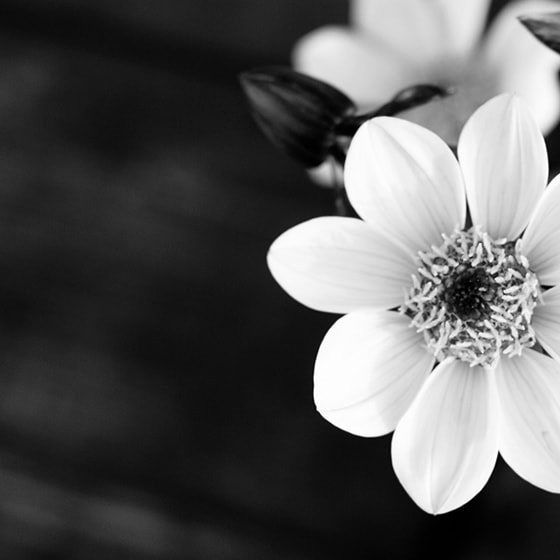
#> input picture original.jpg, 560 x 560 px
$ python imagecomp.py
#> lines starting #> are read from the running program, lines starting #| are printed output that depends on the picture; long printed decimals are rounded
### functions.py
import numpy as np


def decimal_to_binary(decimal_num):
    # Ensure the input is within the valid range
    if -256 <= decimal_num <= 255:
        # Handle negative values using two's complement
        if decimal_num < 0:
            binary_str = bin(2**9 + decimal_num)[2:]
        else:
            binary_str = bin(decimal_num)[2:]

        # Ensure the binary string is 11 bits long by adding leading zeros if needed
        binary_str = binary_str.zfill(9)

        return binary_str
    else:
        if decimal_num < 0:
            binary_str = bin(2**9 -256)[2:]
        else:
            binary_str = bin(255)[2:]

        binary_str = binary_str.zfill(9)

        return binary_str

        # raise ValueError("Input must be in the range -256 to 255 for an 9-bit binary number.",decimal_num )

def binary_to_decimal(binary_str):
    # Convert binary string to decimal
    decimal_num = int(binary_str, 2)

    # If the binary number is negative, convert it back using two's complement
    if binary_str[0] == '1':
        decimal_num -= 2**len(binary_str)

    return decimal_num


def run_length_coding(matrix):
    rle_list = []
    current_run = None
    run_length = 0

    for element in matrix:

            if current_run is None:
                current_run = element
                run_length = 1
            elif current_run == element:
                run_length += 1
            else:
                rle_list.append((decimal_to_binary(current_run), decimal_to_binary(run_length)))
                current_run = element
                run_length = 1

    # Add the last run
    rle_list.append((decimal_to_binary(current_run), decimal_to_binary(run_length)))
    # rle_list.append((current_run, run_length))
    return rle_list


def psnr(original, compressed):
    mse = np.mean((original - compressed) ** 2)
    if mse == 0:
        return float('inf')
    max_pixel = 255.0
    psnr_value = 20 * np.log10(max_pixel / np.sqrt(mse))
    return psnr_value


def count_characters_in_file(file_path):
    try:
        # Open the file in read mode
        with open(file_path, 'r') as file:
            # Read the content of the file
            file_content = file.read()

            # Count the characters in the content
            character_count = len(file_content)

            return character_count

    except FileNotFoundError:
        print(f"File '{file_path}' not found.")
    except Exception as e:
        print(f"An error occurred: {e}")


def zigzag(matrix: np.ndarray) -> np.ndarray:
    # initializing the variables
    h = 0
    v = 0
    v_min = 0
    h_min = 0
    v_max = matrix.shape[0]
    h_max = matrix.shape[1]
    i = 0
    output = np.zeros((v_max * h_max))

    while (v < v_max) and (h < h_max):
        if ((h + v) % 2) == 0:  # going up
            if v == v_min:
                output[i] = matrix[v, h]  # first line
                if h == h_max:
                    v = v + 1
                else:
                    h = h + 1
                i = i + 1
            elif (h == h_max - 1) and (v < v_max):  # last column
                output[i] = matrix[v, h]
                v = v + 1
                i = i + 1
            elif (v > v_min) and (h < h_max - 1):  # all other cases
                output[i] = matrix[v, h]
                v = v - 1
                h = h + 1
                i = i + 1
        else:  # going down
            if (v == v_max - 1) and (h <= h_max - 1):  # last line
                output[i] = matrix[v, h]
                h = h + 1
                i = i + 1
            elif h == h_min:  # first column
                output[i] = matrix[v, h]
                if v == v_max - 1:
                    h = h + 1
                else:
                    v = v + 1
                i = i + 1
            elif (v < v_max - 1) and (h > h_min):  # all other cases
                output[i] = matrix[v, h]
                v = v + 1
                h = h - 1
                i = i + 1
        if (v == v_max - 1) and (h == h_max - 1):  # bottom right element
            output[i] = matrix[v, h]
            break
    return output


def zigzag_decode(zigzag_array: np.ndarray, rows: int, cols: int) -> np.ndarray:
    matrix = np.zeros((rows, cols))

    # initializing the variables
    h = 0
    v = 0
    v_min = 0
    h_min = 0
    v_max = rows
    h_max = cols
    i = 0

    while (v < v_max) and (h < h_max):
        if ((h + v) % 2) == 0:  # going up
            if v == v_min:
                matrix[v, h] = zigzag_array[i]  # first line
                if h == h_max:
                    v = v + 1
                else:
                    h = h + 1
                i = i + 1
            elif (h == h_max - 1) and (v < v_max):  # last column
                matrix[v, h] = zigzag_array[i]
                v = v + 1
                i = i + 1
            elif (v > v_min) and (h < h_max - 1):  # all other cases
                matrix[v, h] = zigzag_array[i]
                v = v - 1
                h = h + 1
                i = i + 1
        else:  # going down
            if (v == v_max - 1) and (h <= h_max - 1):  # last line
                matrix[v, h] = zigzag_array[i]
                h = h + 1
                i = i + 1
            elif h == h_min:  # first column
                matrix[v, h] = zigzag_array[i]
                if v == v_max - 1:
                    h = h + 1
                else:
                    v = v + 1
                i = i + 1
            elif (v < v_max - 1) and (h > h_min):  # all other cases
                matrix[v, h] = zigzag_array[i]
                v = v + 1
                h = h - 1
                i = i + 1
        if (v == v_max - 1) and (h == h_max - 1):  # bottom right element
            matrix[v, h] = zigzag_array[i]
            break

    return matrix.astype(int)

### imagecomp.py
import cv2
import numpy as np
import math
from scipy.fftpack import dct
from scipy.fftpack import idct

from functions import *

image_path = "original.jpg"

# Read the image using OpenCV in grayscale
image = cv2.imread(image_path, cv2.IMREAD_GRAYSCALE)
#> image is the input picture: shape (560, 560); min 0, max 255, mean 90.2
im_size=560
marcoBlockSize=8

required_bit_rate=(300+34)*1000  #bits    e18034

# saveToText("original",image)

marcoBlock_dict={}
dct_dict={}
ac_values_dict={}
# quantized_result={}
run_length_dict={}
inverse_dct_dict={}
dequantized_result={}

################################################# answer to 3.1.1  #############################

high_quaity_quantized_matrix=[
    [7, 4, 4, 4, 5, 8, 10, 12],
    [4, 4, 4, 4, 5, 12, 12, 11],
    [4, 4, 4, 5, 8, 11, 14, 11],
    [4, 4, 4, 6, 10, 17, 16, 12],
    [4, 4, 7, 11, 14, 22, 21, 15],
    [5, 7, 11, 13, 16, 12, 23, 18],
    [10, 13, 16, 17, 21, 24, 24, 21],
    [14, 18, 19, 20, 22, 20, 20, 20]
]

medium_quaity_quantized_matrix=[
    [8, 5, 5, 8, 12, 20, 26, 31],
    [6, 7, 7, 10, 13, 29, 30, 27],
    [7, 7, 8, 12, 20, 29, 35, 28],
    [7, 9, 11, 15, 26, 44, 41, 32],
    [9, 11, 19, 29, 35, 55, 52, 39],
    [12, 17, 26, 30, 38, 49, 56, 46],
    [24, 32, 39, 43, 50, 58, 58, 50],
    [36, 46, 48, 50, 57, 50, 52, 50]
]

low_quaity_quantized_matrix=[
    [16, 11, 10, 16, 24, 40, 51, 61],
    [12, 12, 14, 19, 26, 58, 60, 55],
    [14, 13, 16, 24, 40, 57, 69, 56],
    [14, 17, 22, 29, 51, 87, 80, 62],
    [18, 22, 37, 56, 68, 109, 103, 77],
    [24, 35, 55, 64, 81, 104, 113, 92],
    [49, 64, 78, 87, 103, 121, 120, 101],
    [72, 92, 95, 98, 112, 100, 103, 99]
]

quantization_matrix_for_given_bitrate=[
    [25, 30, 35, 30, 44, 40, 51, 61],
    [29, 31, 35, 30, 46, 58, 60, 89],
    [35, 35, 39, 50, 60, 77, 69, 77],
    [50, 60, 64, 69, 81, 97, 80, 99],
    [68, 72, 77, 86, 98, 109, 173, 177],
    [74, 75, 85, 89, 91, 104, 113, 122],
    [79, 84, 88, 97, 103, 121, 120, 121],
    [92, 99, 99, 98, 112, 100, 103, 129]
]


########################################################### answer to 3.1.2 ####################
quantization_matrix_for_auto = [
    [25, 18, 10, 16, 24, 40, 51, 61],
    [18, 18, 14, 19, 26, 58, 60, 55],
    [14, 13, 16, 24, 40, 57, 69, 56],
    [14, 17, 22, 29, 51, 87, 80, 62],
    [18, 22, 37, 56, 68, 109, 103, 77],
    [24, 35, 55, 64, 81, 104, 113, 92],
    [49, 64, 78, 87, 103, 121, 120, 101],
    [72, 92, 95, 98, 112, 100, 103, 99]
]


# Check if the image was successfully loaded


def img_comp(image,im_size,quantized_matrix):
#> called with im_size = 560
    with open('encode.txt', 'w') as file:
        file.write("")

    if image is not None:
        for i in range(math.ceil(im_size/marcoBlockSize)):
            for j in range(math.ceil(im_size/marcoBlockSize)):
                new_img=image[i*marcoBlockSize:i*marcoBlockSize+marcoBlockSize,j*marcoBlockSize:j*marcoBlockSize+marcoBlockSize]
                marcoBlock_dict[str(i)+"_"+str(j)]=new_img.tolist()
                # Apply 2D DCT
                dct_transformed = dct(dct(new_img, axis=0, norm='ortho'), axis=1, norm='ortho')

                # saveToText("dct_"+str(i)+"_"+str(j),dct_transformed)
                # saveToText(str(i)+"_"+str(j),new_img)
                dct_dict[str(i)+"_"+str(j)]=dct_transformed.tolist()
                # save_dict_to_txt(dct_dict,"dct_"+str(i)+"_"+str(j)+".txt")

                result_array = np.round(dct_transformed / quantized_matrix).astype(int)
                # quantized_result[str(i)+"_"+str(j)]=result_array[1:]
                # ac_values_dict[str(i)+"_"+str(j)]=result_array[0][0]
                output=zigzag(result_array).astype(int)
                # print(output)
                # if i==10 and j==0:
                #     print(result_array)

                # run_length_dict[str(i)+"_"+str(j)]=run_length_coding(result_array[1:])
                run_length_dict[str(i)+"_"+str(j)]=run_length_coding(output)
                with open('encode.txt', 'a') as file:
                    for i1 in run_length_dict[str(i)+"_"+str(j)]:
                        file.write(f"{str(i1[0])+str(i1[1])}")
#> after the loop, dct_dict = 4900 items; marcoBlock_dict = 4900 items; run_length_dict = 4900 items


        # [5 lines of commented-out code are left out]


    else:
        print(f"Error: Unable to load the image from {image_path}")

def read_and_decode_text_file(file_path):
#> called with file_path = 'encode.txt'
    decode_dict = {}
    decode_run_length_list=[]

    with open(file_path, 'r') as file:
        for line in file:
            value_str = line.strip()
            print("# characters in the file",len(value_str))

            while len(value_str) !=0:
                run=value_str[0:9]
                length=value_str[9:18]
                value_str=value_str[18:]
                for i2 in range(binary_to_decimal(length)):
                    decode_run_length_list.append(binary_to_decimal(run))
                # total=binary_to_decimal(length)+total

            for i3 in range(math.ceil(im_size/marcoBlockSize)):
                for j3 in range(math.ceil(im_size/marcoBlockSize)):
                    decode_macro_block=decode_run_length_list[0:64]
                    inverse_zig_zag=zigzag_decode(decode_macro_block,8,8)
                    decode_dict[str(i3)+"_"+str(j3)]=inverse_zig_zag
                    decode_run_length_list=decode_run_length_list[64:]
#> this loop made 1 pass


            # [11 lines of commented-out code are left out]
    return decode_dict


def create_img(decode_run_length_dict,quantized_matrix):
        empty_image = np.zeros((im_size, im_size), dtype=np.uint8)

        for key in decode_run_length_dict:
            decoded_matrix=decode_run_length_dict[key]
            result_array_1 = (np.array(decoded_matrix) * np.array(quantized_matrix))
            dequantized_result[key]=result_array_1
            inverse_dct_dict[key]= np.round(idct(idct(dequantized_result[key], axis=0, norm='ortho'), axis=1, norm='ortho')).astype(int)
#> this loop made 4900 passes


        # print("length of ", str(len(inverse_dct_dict)))
        for key in inverse_dct_dict:
            row=int(key.split("_")[0])*marcoBlockSize
            colomn=int(key.split("_")[1])*marcoBlockSize
            empty_image[row:row+marcoBlockSize,colomn:colomn+marcoBlockSize]=inverse_dct_dict[key]
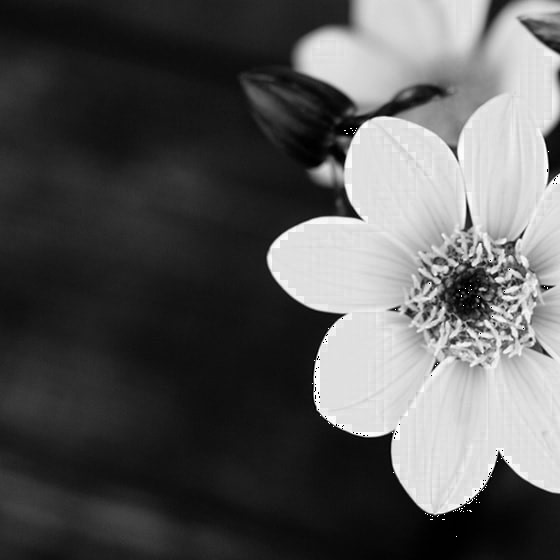
#> empty_image: shape (560, 560); min 0, max 255, mean 88.1

        # saveToText("after",empty_image)

        # image1 = cv2.imread(empty_image)
        cv2.imshow("decoded image", empty_image)

        # print("dequantised_result",dequantized_result["0_0"])
        # print("inverse_dct",inverse_dct_dict["0_0"])

        # Save the image using OpenCV
        cv2.imwrite("test.jpg", empty_image)

        cv2.waitKey(0)
        cv2.destroyAllWindows()
        return empty_image

        # # Wait for a key press and then close the window


img_comp(image,im_size,high_quaity_quantized_matrix)
d=read_and_decode_text_file("encode.txt")
c=create_img(d,high_quaity_quantized_matrix)
# print(d["10_0"])
################################################ answer to  3.1.2 ###############################
print("total bits in encoded file ",count_characters_in_file("encode.txt"))
print("psnr value ",psnr(image, c))
#| psnr value  36.975

################################################ answer to  3.1.3 ###############################

given_value = 334000

# [27 lines of commented-out code are left out]
